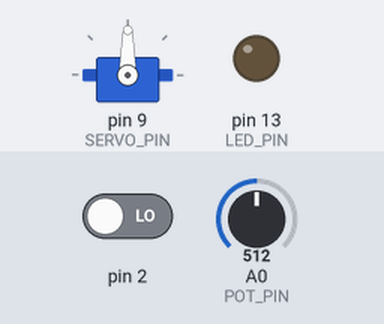
This sketch was run on a simulated Arduino Uno, built with avr-gcc and run on an emulated ATmega328P. Parts: servo, output pins drawn as LEDs (lit = HIGH). The test bench sets the inputs (shaded band); at power-on: pin 2 LOW, A0 (POT_PIN) = 512.

Above: at 1.2 s.
1.3 s: pin 2 driven HIGH
At 2.2 s:
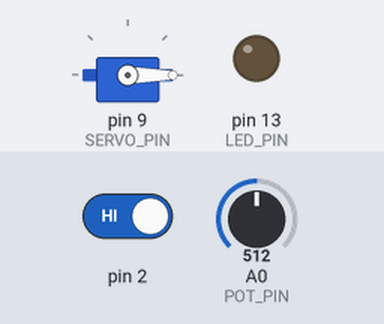
At 2.7 s:
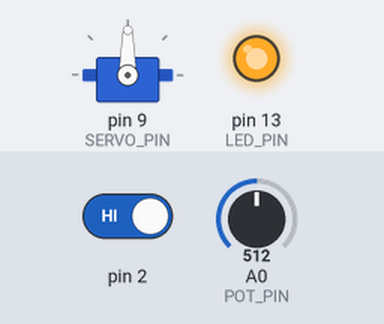
4.3 s: A0 (POT_PIN) set to 716
7.3 s: A0 (POT_PIN) set to 900
10.3 s: A0 (POT_PIN) set to 1023
13.3 s: A0 (POT_PIN) set to 306
16.3 s: A0 (POT_PIN) set to 122
Timing chart, 0 to 20.3 s (numbered marks = the images above; inputs shaded):
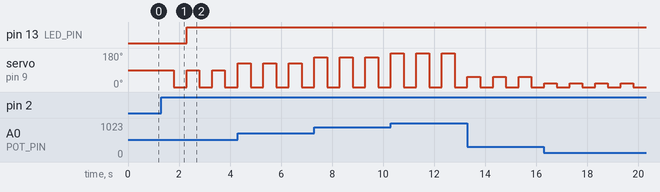

The sketch:

ServoMotor.ino
```cpp
#include <Servo.h>

#define SERVO_PIN 9
#define LED_PIN 13
#define POT_PIN A0

/// <summary>
/// Состояние (вкл/выкл).
/// </summary>
volatile bool enabled;

/// <summary>
/// Сервомотор.
/// </summary>
Servo servo;

/// <summary>
/// Инициализация компонентов.
/// </summary>
void setup() {
    enabled = false;
    servo.attach(SERVO_PIN);
    pinMode(LED_PIN, OUTPUT);

    // Подписываемся на обработчик нажатия кнопки.
    attachInterrupt(0, onButtonClick, RISING);
}

/// <summary>
/// Бесконечно-цикличная функция, исполняющая основную логику.
/// </summary>
void loop() {
  int ledSignal = 0;
  if (enabled) {
    int amplitude = getAmplitude(POT_PIN);
    move(amplitude);
    ledSignal = 100;
  }

  digitalWrite(LED_PIN, ledSignal);
}

/// <summary>
/// Получение амплитуды сервомотора с потенциометра.
/// </summary>
/// <param name="inputPin">Вход потенциометра.</param>
/// <returns>Амплитуда потенциометра.</returns>
int getAmplitude(int inputPin) {
  // Читаем сигнал потенциометра в диапазоне 0-1023.
  int inputSignal = analogRead(inputPin);

  // Возвращаем значение в диапазоне 0-180.
  return map(inputSignal, 0, 1023, 0, 180);
}

/// <summary>
/// Движение сервомотора с заданной потенциометром амплитудой.
/// </summary>
/// <param name="amplitude">Амплитуда сервомотора.</param>
void move(int amplitude) {
  servo.write(amplitude);
  delay(500);
  servo.write(0);
    delay(500);
}

/// <summary>
/// Обработчик нажатия кнопки вкл/выкл.
/// </summary>
void onButtonClick() {
      enabled = !enabled;
}
```

Measured:
- after the input at 1.3 s, pin 13 (LED_PIN): LOW → HIGH after 1.0 s; servo on pin 9 (SERVO_PIN): alternates 90° for 0.50 s and 0° for 0.50 s, starting after 0.50 s
